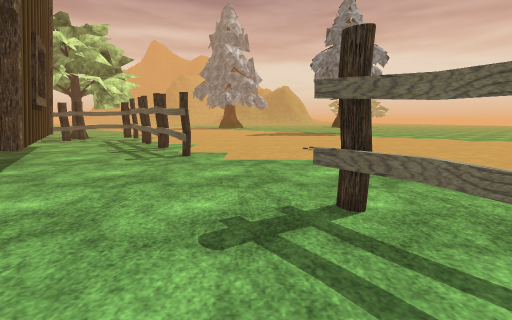
view 1 (above)

24 first-person views from a walk through a scene from a Unity 3-D project. The camera is 1.2 m above the floor, tilts 8° down and sees 85° across. The floor is counted in squares, 1 m on a side. Each view is taken from the middle of a square. On the plan, view 1 faces up. The plan holds only what a view shows up to about 13 squares ahead; the rest is blank. The place goes on beyond the plan. The player is left out. Some animated figures are not drawn. Some surface patterns are stand-ins.

view 2
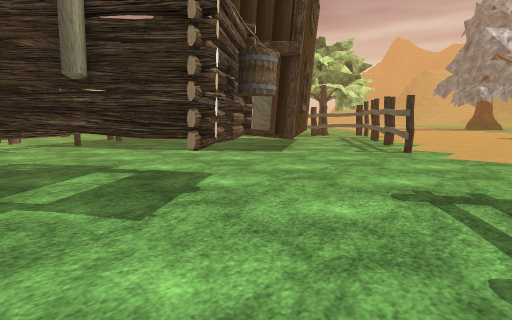

view 3
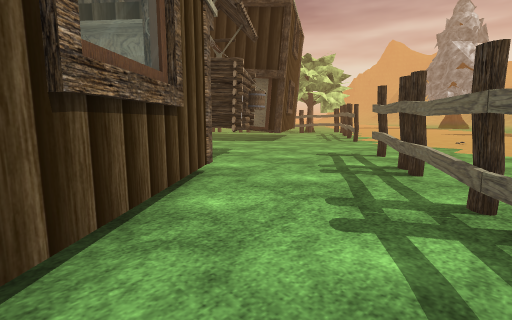

view 4
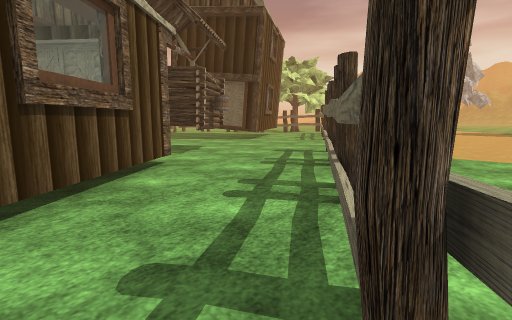

view 5
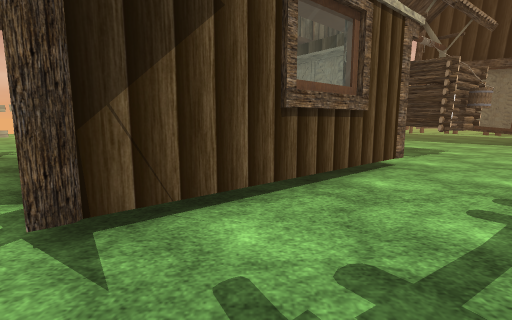

view 6
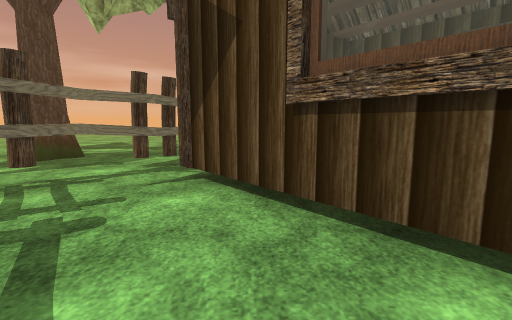

view 7
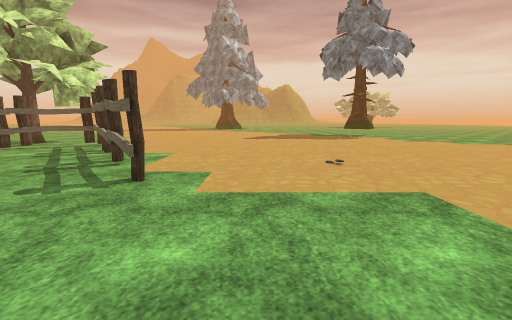

view 8
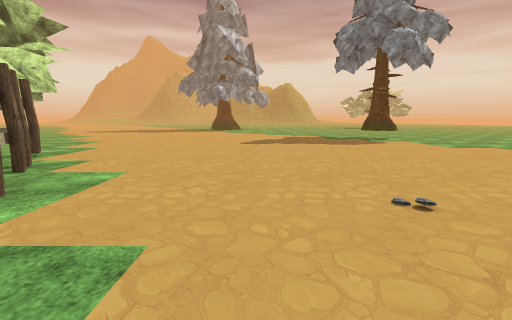

view 9
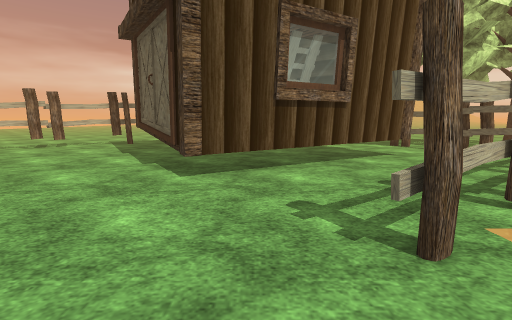

view 10
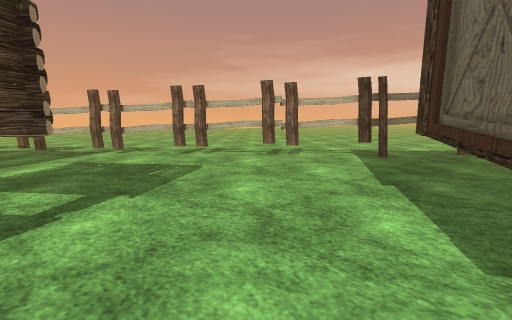

view 11
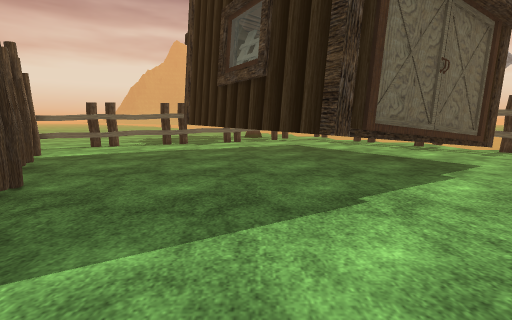

view 12
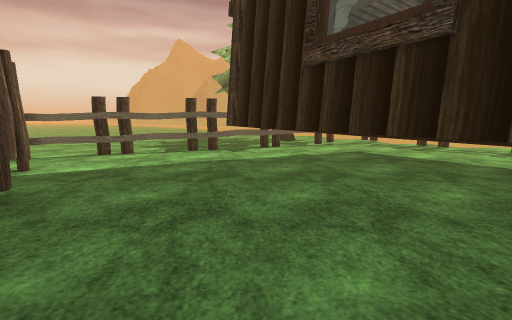

view 13
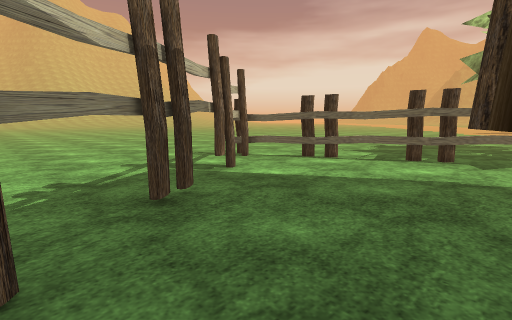

view 14
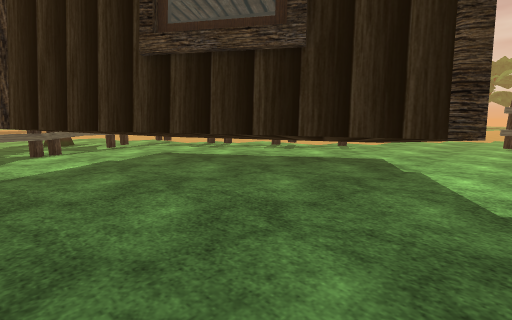

view 15
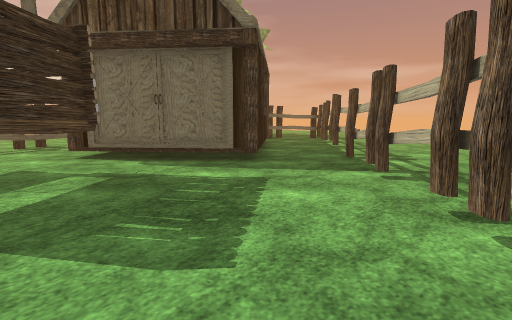

view 16
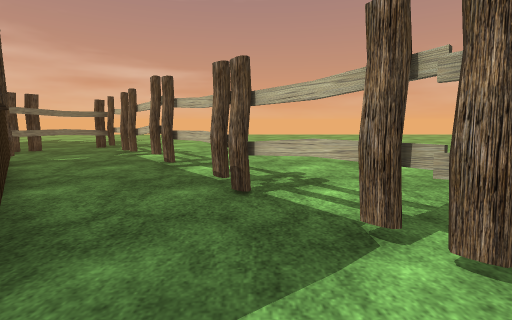

view 17
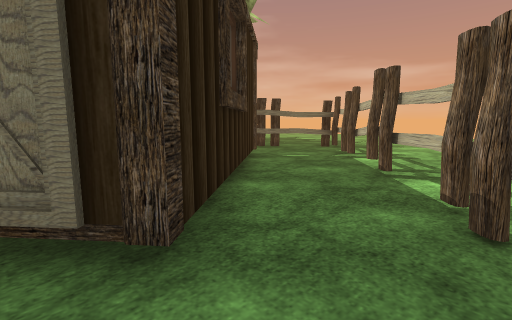

view 18
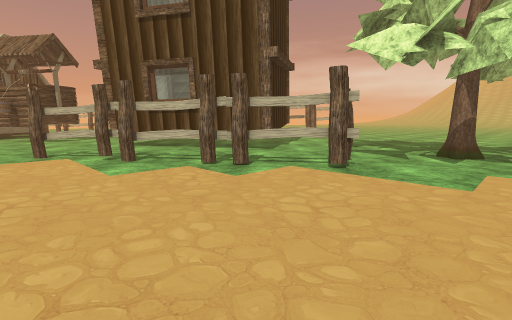

view 19
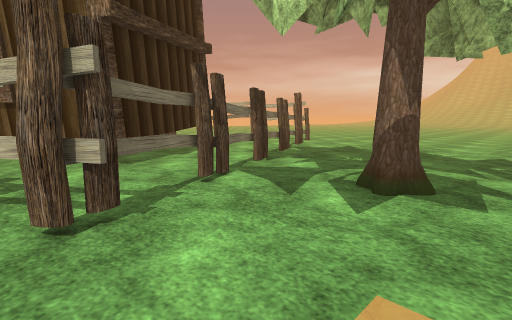

view 20
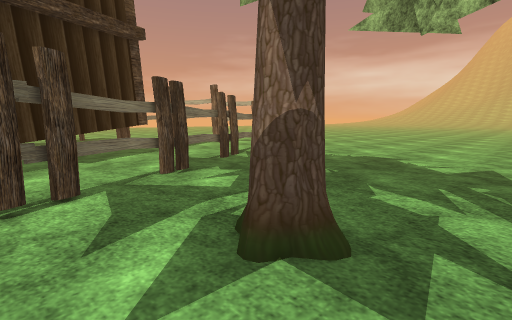

view 21
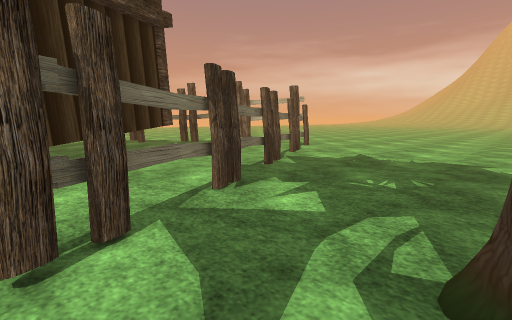

view 22
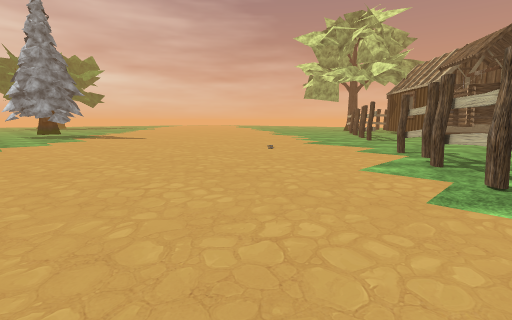

view 23
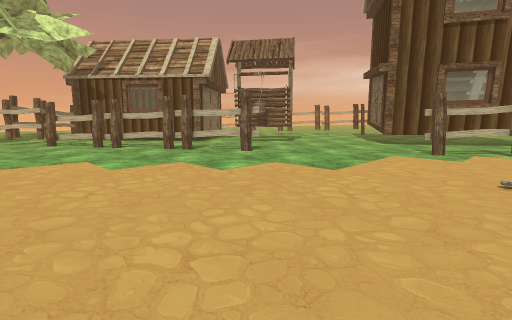

view 24
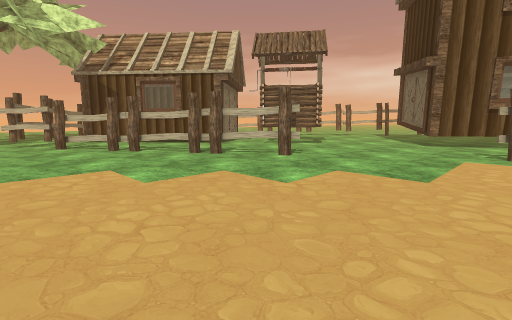

### Floor plan
Key: @ floor where view 1 was taken; # wall or solid block; x gap in a wall; . main floor; : floor 0.25 m higher than the main floor; = window, fence, low wall or low ledge; T thing the floor can be seen under or through; O other object.
Columns run from 24 left of view 1 to 9 right of it. Each row starts with its distance up from view 1.
 21    ...............................
 20 ............O.....................
 19 ...........OO.....................
 18 ................O.................
 17 ..............TTTO................
 16 ............TTT..O................
 15 ..........TT=.....O...............
 14 ........T=T.......OO..............
 13  ......TT.....OO...O..............
 12   ..TT=.....OOOO....O.....O.......
 11 ..TTT......OOOOOO...OO............
 10 ...T.....OOOOOOOO....OO...........
  9 ....T.....OOOOOOOO....O...........
  8 ....TT.....OOOOOOOO...............
  7 .....T.....OOOOOOOO...............
  6 ......T.....OOOOOOO...............
  5 .......T....OOOOO.................
  4 .......TT....OOO.........T........
  3      ...#................TT.......
  2      ....T..........OO....TT......
  1      ....TT........OOOO....T......
  0       ....T.......OO..O.@..TT.....
 -1        ....#.......OOO......TT....
 -2         ....#.......O...O....T...
 -3          ....T........OOO....T...
 -4           ...TT......OO: O....TT.
 -5            ...TT....OO:: OO....T.
 -6             ...T...OO::   OO....T
 -7              ..TT...O     :O#..TT
 -8               ..TT...O     :#..T..
 -9              ....TT..OO     ..T...
-10              .....T...OO     TT...
-11              .....TT...O      ...O
-12               ..... T...O.    ....
-13                ... .T#....     ...
-14                ... ..##...#    ...
-15                    ...#..=x

Where each view was taken, in squares from view 1:
view 1: 0 up, 0 right, facing up
view 2: 2 down, 1 right, facing up-left
view 3: 6 down, 5 right, facing up-left
view 4: 6 down, 7 right, facing up-left
view 5: 6 down, 7 right, facing left
view 6: 2 down, 3 right, facing down
view 7: 4 up, 0 right, facing up
view 8: 8 up, 0 right, facing up
view 9: 8 up, 0 right, facing left
view 10: 5 up, 5 left, facing down-left
view 11: 1 down, 12 left, facing up
view 12: 2 up, 14 left, facing up
view 13: 4 up, 14 left, facing up-left
view 14: 3 up, 15 left, facing up-right
view 15: 0 up, 11 left, facing down-right
view 16: 4 down, 7 left, facing down
view 17: 5 down, 7 left, facing down-right
view 18: 21 up, 1 left, facing down-left
view 19: 21 up, 7 left, facing down-left
view 20: 21 up, 10 left, facing down-left
view 21: 19 up, 10 left, facing down-left
view 22: 21 up, 6 left, facing down-right
view 23: 12 up, 9 right, facing down-left
view 24: 10 up, 9 right, facing down-left
